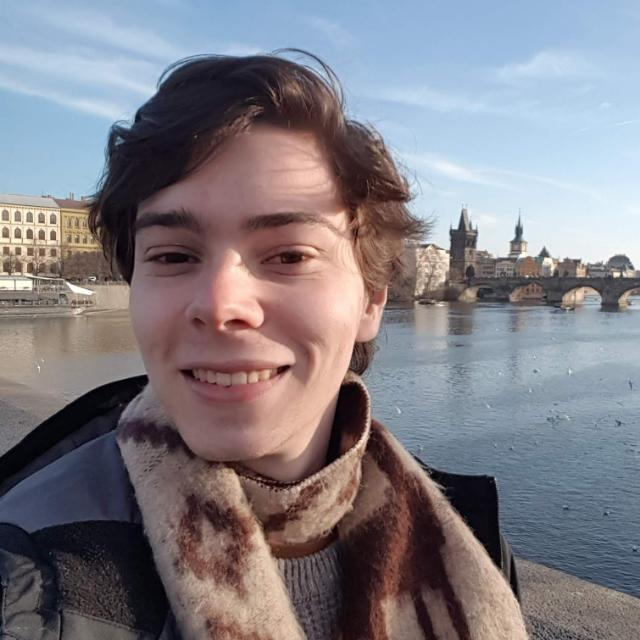
#> input picture images/lucas_profile.jpg, 640 x 640 px
$ python makeup.py   (older library calls are emulated)
#> lines starting #> are read from the running program, lines starting #| are printed output that depends on the picture
import cv2
import os
import numpy as np
from skimage.filters import gaussian


def sharpen(img):
    img = img * 1.0
    gauss_out = gaussian(img, sigma=5, multichannel=True)

    alpha = 1.5
    img_out = (img - gauss_out) * alpha + img

    img_out = img_out / 255.0

    mask_1 = img_out < 0
    mask_2 = img_out > 1

    img_out = img_out * (1 - mask_1)
    img_out = img_out * (1 - mask_2) + mask_2
    img_out = np.clip(img_out, 0, 1)
    img_out = img_out * 255
    return np.array(img_out, dtype=np.uint8)


def hair(image, parsing, part=17, color=[230, 50, 20]):
    b, g, r = color      #[10, 50, 250]       # [10, 250, 10]
    tar_color = np.zeros_like(image)
    tar_color[:, :, 0] = b
    tar_color[:, :, 1] = g
    tar_color[:, :, 2] = r

    image_hsv = cv2.cvtColor(image, cv2.COLOR_BGR2HSV)
    tar_hsv = cv2.cvtColor(tar_color, cv2.COLOR_BGR2HSV)

    if part == 12 or part == 13 or part == -17:
        image_hsv[:, :, 0:2] = tar_hsv[:, :, 0:2]
    else:
        image_hsv[:, :, 0:1] = tar_hsv[:, :, 0:1]

    changed = cv2.cvtColor(image_hsv, cv2.COLOR_HSV2BGR)

    #if part == 17:
    #    changed = sharpen(changed)

    changed[parsing != part] = image[parsing != part]
    # changed = cv2.resize(changed, (512, 512))
    return changed

# [27 lines of commented-out code are left out]


if __name__ == '__main__':
    # 1  face
    # 10 nose
    # 11 teeth
    # 12 upper lip
    # 13 lower lip
    # 17 hair
    num = 116
    table = {
        'hair': 17,
        'upper_lip': 12,
        'lower_lip': 13
    }
    image_path = '/home/zll/data/CelebAMask-HQ/test-img/{}.jpg'.format(num)
    parsing_path = 'res/test_res/{}.png'.format(num)
    image_path = '../images/lucas_profile.jpg'
    parsing_path = 'res/lucas_profile.png'

    image = cv2.imread(image_path)
#> image is the input picture: shape (640, 640, 3); mean B, G, R 132.6, 125.8, 129.5
    image = cv2.resize(image, (512,512))
#> image: shape (512, 512, 3)
    ori = image.copy()
    parsing = np.array(cv2.imread(parsing_path, 0))
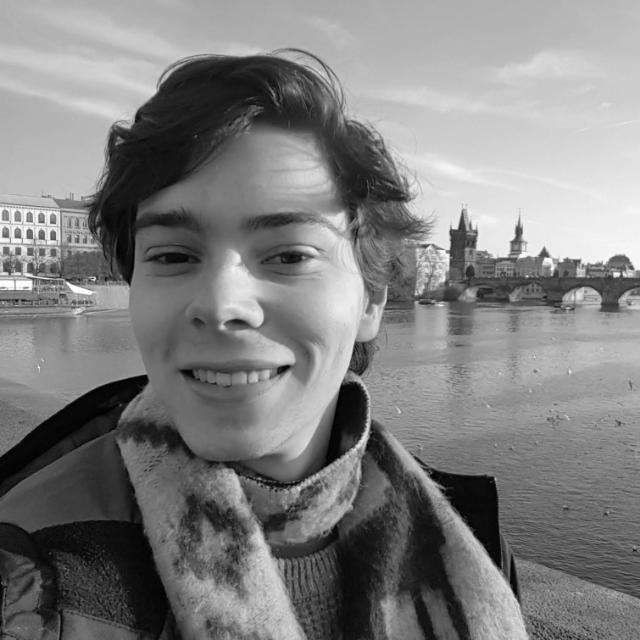
#> parsing: shape (640, 640); min 0, max 255, mean 127.7
    parsing = cv2.resize(parsing, image.shape[0:2], interpolation=cv2.INTER_NEAREST)
#> parsing: shape (512, 512)

    parts = [table['hair']] #, table['upper_lip'], table['lower_lip']]
    #colors = [[20, 20, 200]] #, [100, 100, 230], [100, 100, 230]]
    colors = [[0, 101, 176]]
    for part, color in zip(parts, colors):
        image = hair(image, parsing, part, color)
#> this loop made 1 pass
#> pass 1, in hair, `changed = cv2.cvtColor(image_hsv, cv2.COLOR_HSV2BGR)`:
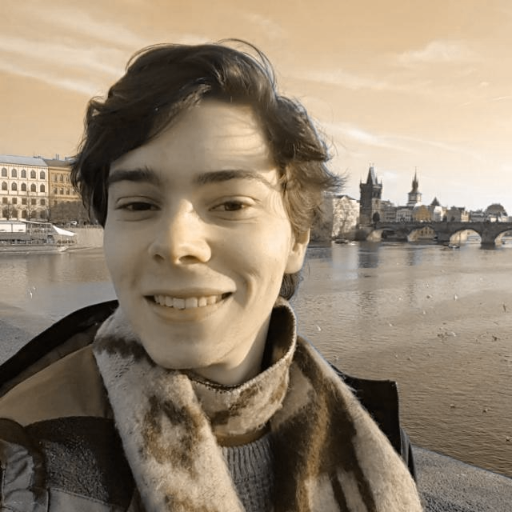
#> changed: shape (512, 512, 3); mean B, G, R 112.6, 132.5, 148.2
    cv2.imwrite('res/116_ori.png', cv2.resize(ori, (512, 512)))
    cv2.imwrite('res/116_2.png', cv2.resize(image, (512, 512)))

    cv2.imshow('image', cv2.resize(ori, (512, 512)))
    cv2.imshow('color', cv2.resize(image, (512, 512)))

    """     styled = cv2.resize(cv2.imread('../images/lucas_starry.png'), (512,512))
    image[parsing == 0] = styled[parsing == 0]
    cv2.imshow('image', image) """

    # cv2.imshow('image', ori)
    # cv2.imshow('color', image)

    cv2.waitKey(0)
    cv2.destroyAllWindows()
